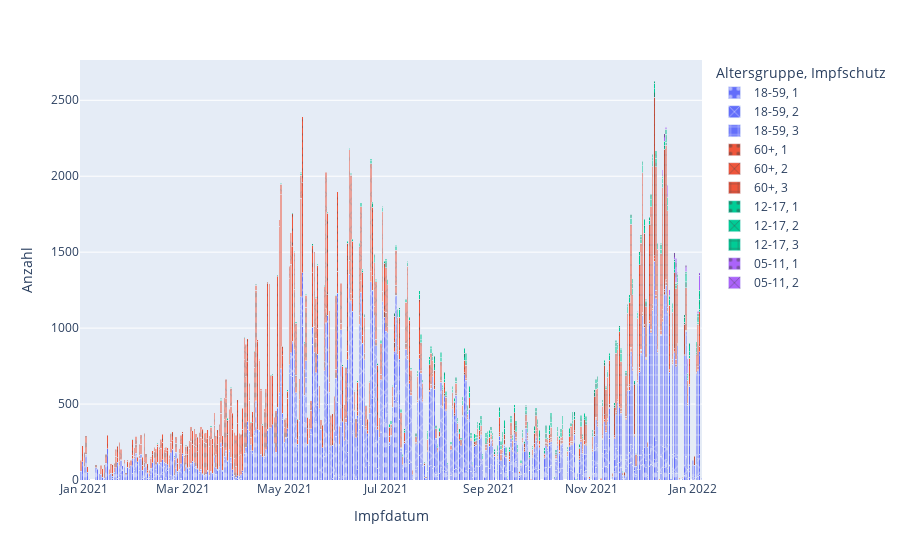

Notebook code cell kept with this figure:
### Markdown cell above
## Plotly-Plot erstellen

### Code cell
import plotly.express as px

fig = px.bar(df, x='Impfdatum', y='Anzahl', color='Altersgruppe',
             pattern_shape='Impfschutz', barmode='stack',
             pattern_shape_sequence=[".", "x", "+"])
fig.show()

### Figure 1 — Plotly figure (JSON) as saved in the notebook; plotly's stock layout.template omitted (floating-point values rounded to 4 significant figures; data arrays with more than 128 entries replaced by an {"elided": "..."} marker saying what was removed)
{"data": [{"alignmentgroup": "True", "hovertemplate": "Altersgruppe=18-59<br>Impfschutz=1<br>Impfdatum=%{x}<br>Anzahl=%{y}<extra></extra>", "legendgroup": "18-59, 1", "marker": {"color": "#636efa", "pattern": {"shape": "."}}, "name": "18-59, 1", "offsetgroup": "18-59, 1", "orientation": "v", "showlegend": true, "textposition": "auto", "type": "bar", "x": {"elided": "339 str values"}, "xaxis": "x", "y": {"elided": "339 int values"}, "yaxis": "y"}, {"alignmentgroup": "True", "hovertemplate": "Altersgruppe=18-59<br>Impfschutz=2<br>Impfdatum=%{x}<br>Anzahl=%{y}<extra></extra>", "legendgroup": "18-59, 2", "marker": {"color": "#636efa", "pattern": {"shape": "x"}}, "name": "18-59, 2", "offsetgroup": "18-59, 2", "orientation": "v", "showlegend": true, "textposition": "auto", "type": "bar", "x": {"elided": "316 str values"}, "xaxis": "x", "y": {"elided": "316 int values"}, "yaxis": "y"}, {"alignmentgroup": "True", "hovertemplate": "Altersgruppe=18-59<br>Impfschutz=3<br>Impfdatum=%{x}<br>Anzahl=%{y}<extra></extra>", "legendgroup": "18-59, 3", "marker": {"color": "#636efa", "pattern": {"shape": "+"}}, "name": "18-59, 3", "offsetgroup": "18-59, 3", "orientation": "v", "showlegend": true, "textposition": "auto", "type": "bar", "x": ["2021-09-02", "2021-09-04", "2021-09-06", "2021-09-07", "2021-09-09", "2021-09-10", "2021-09-11", "2021-09-14", "2021-09-15", "2021-09-16", "2021-09-17", "2021-09-19", "2021-09-21", "2021-09-23", "2021-09-24", "2021-09-27", "2021-09-28", "2021-09-29", "2021-09-30", "2021-10-04", "2021-10-06", "2021-10-07", "2021-10-08", "2021-10-11", "2021-10-12", "2021-10-13", "2021-10-14", "2021-10-15", "2021-10-18", "2021-10-19", "2021-10-20", "2021-10-21", "2021-10-22", "2021-10-24", "2021-10-25", "2021-10-26", "2021-10-27", "2021-10-28", "2021-10-29", "2021-10-31", "2021-11-02", "2021-11-03", "2021-11-04", "2021-11-05", "2021-11-08", "2021-11-09", "2021-11-10", "2021-11-11", "2021-11-12", "2021-11-15", "2021-11-16", "2021-11-17", "2021-11-18", "2021-11-19", "2021-11-20", "2021-11-21", "2021-11-22", "2021-11-23", "2021-11-24", "2021-11-25", "2021-11-26", "2021-11-27", "2021-11-28", "2021-11-29", "2021-11-30", "2021-12-01", "2021-12-02", "2021-12-03", "2021-12-04", "2021-12-05", "2021-12-06", "2021-12-07", "2021-12-08", "2021-12-09", "2021-12-10", "2021-12-11", "2021-12-13", "2021-12-14", "2021-12-15", "2021-12-16", "2021-12-17", "2021-12-18", "2021-12-19", "2021-12-20", "2021-12-21", "2021-12-22", "2021-12-23", "2021-12-24", "2021-12-26", "2021-12-27", "2021-12-28", "2021-12-29", "2021-12-30", "2022-01-01", "2022-01-02", "2022-01-03", "2022-01-04", "2022-01-05", "2022-01-06"], "xaxis": "x", "y": [6, 5, 13, 26, 10, 12, 5, 24, 25, 57, 11, 7, 11, 70, 33, 53, 22, 16, 75, 6, 10, 17, 18, 15, 19, 63, 47, 27, 32, 30, 42, 64, 41, 7, 13, 77, 28, 61, 57, 9, 57, 95, 156, 132, 93, 183, 115, 208, 197, 139, 220, 314, 359, 280, 10, 19, 262, 430, 407, 609, 511, 197, 53, 475, 550, 672, 890, 792, 666, 188, 866, 763, 898, 1149, 936, 727, 794, 820, 1006, 989, 867, 612, 8, 594, 666, 603, 723, 6, 12, 725, 823, 421, 524, 108, 81, 601, 579, 674, 6], "yaxis": "y"}, {"alignmentgroup": "True", "hovertemplate": "Altersgruppe=60+<br>Impfschutz=1<br>Impfdatum=%{x}<br>Anzahl=%{y}<extra></extra>", "legendgroup": "60+, 1", "marker": {"color": "#EF553B", "pattern": {"shape": "."}}, "name": "60+, 1", "offsetgroup": "60+, 1", "orientation": "v", "showlegend": true, "textposition": "auto", "type": "bar", "x": {"elided": "299 str values"}, "xaxis": "x", "y": {"elided": "299 int values"}, "yaxis": "y"}, {"alignmentgroup": "True", "hovertemplate": "Altersgruppe=60+<br>Impfschutz=2<br>Impfdatum=%{x}<br>Anzahl=%{y}<extra></extra>", "legendgroup": "60+, 2", "marker": {"color": "#EF553B", "pattern": {"shape": "x"}}, "name": "60+, 2", "offsetgroup": "60+, 2", "orientation": "v", "showlegend": true, "textposition": "auto", "type": "bar", "x": {"elided": "304 str values"}, "xaxis": "x", "y": {"elided": "304 int values"}, "yaxis": "y"}, {"alignmentgroup": "True", "hovertemplate": "Altersgruppe=60+<br>Impfschutz=3<br>Impfdatum=%{x}<br>Anzahl=%{y}<extra></extra>", "legendgroup": "60+, 3", "marker": {"color": "#EF553B", "pattern": {"shape": "+"}}, "name": "60+, 3", "offsetgroup": "60+, 3", "orientation": "v", "showlegend": true, "textposition": "auto", "type": "bar", "x": ["2021-09-01", "2021-09-02", "2021-09-06", "2021-09-07", "2021-09-08", "2021-09-09", "2021-09-10", "2021-09-13", "2021-09-14", "2021-09-15", "2021-09-16", "2021-09-17", "2021-09-19", "2021-09-21", "2021-09-22", "2021-09-23", "2021-09-24", "2021-09-27", "2021-09-28", "2021-09-29", "2021-09-30", "2021-10-01", "2021-10-04", "2021-10-05", "2021-10-06", "2021-10-07", "2021-10-08", "2021-10-11", "2021-10-12", "2021-10-13", "2021-10-14", "2021-10-15", "2021-10-18", "2021-10-19", "2021-10-20", "2021-10-21", "2021-10-22", "2021-10-25", "2021-10-26", "2021-10-27", "2021-10-28", "2021-10-29", "2021-10-31", "2021-11-02", "2021-11-03", "2021-11-04", "2021-11-05", "2021-11-07", "2021-11-08", "2021-11-09", "2021-11-10", "2021-11-11", "2021-11-12", "2021-11-14", "2021-11-15", "2021-11-16", "2021-11-17", "2021-11-18", "2021-11-19", "2021-11-20", "2021-11-21", "2021-11-22", "2021-11-23", "2021-11-24", "2021-11-25", "2021-11-26", "2021-11-27", "2021-11-28", "2021-11-29", "2021-11-30", "2021-12-01", "2021-12-02", "2021-12-03", "2021-12-04", "2021-12-05", "2021-12-06", "2021-12-07", "2021-12-08", "2021-12-09", "2021-12-10", "2021-12-11", "2021-12-12", "2021-12-13", "2021-12-14", "2021-12-15", "2021-12-16", "2021-12-17", "2021-12-18", "2021-12-20", "2021-12-21", "2021-12-22", "2021-12-23", "2021-12-24", "2021-12-26", "2021-12-27", "2021-12-28", "2021-12-29", "2021-12-30", "2022-01-02", "2022-01-03", "2022-01-04", "2022-01-05"], "xaxis": "x", "y": [5, 7, 10, 103, 30, 21, 34, 32, 87, 49, 114, 36, 9, 17, 23, 45, 14, 43, 68, 99, 103, 22, 5, 24, 21, 26, 66, 14, 36, 70, 22, 50, 24, 41, 99, 113, 74, 53, 83, 74, 136, 125, 13, 83, 223, 183, 220, 10, 193, 321, 241, 269, 290, 25, 184, 380, 326, 478, 311, 18, 21, 266, 482, 540, 810, 478, 327, 78, 407, 676, 699, 919, 599, 333, 34, 635, 806, 907, 1046, 813, 661, 6, 507, 803, 924, 885, 637, 425, 307, 503, 464, 389, 6, 7, 200, 281, 150, 170, 59, 117, 279, 227], "yaxis": "y"}, {"alignmentgroup": "True", "hovertemplate": "Altersgruppe=12-17<br>Impfschutz=1<br>Impfdatum=%{x}<br>Anzahl=%{y}<extra></extra>", "legendgroup": "12-17, 1", "marker": {"color": "#00cc96", "pattern": {"shape": "."}}, "name": "12-17, 1", "offsetgroup": "12-17, 1", "orientation": "v", "showlegend": true, "textposition": "auto", "type": "bar", "x": {"elided": "200 str values"}, "xaxis": "x", "y": {"elided": "200 int values"}, "yaxis": "y"}, {"alignmentgroup": "True", "hovertemplate": "Altersgruppe=12-17<br>Impfschutz=2<br>Impfdatum=%{x}<br>Anzahl=%{y}<extra></extra>", "legendgroup": "12-17, 2", "marker": {"color": "#00cc96", "pattern": {"shape": "x"}}, "name": "12-17, 2", "offsetgroup": "12-17, 2", "orientation": "v", "showlegend": true, "textposition": "auto", "type": "bar", "x": {"elided": "173 str values"}, "xaxis": "x", "y": {"elided": "173 int values"}, "yaxis": "y"}, {"alignmentgroup": "True", "hovertemplate": "Altersgruppe=12-17<br>Impfschutz=3<br>Impfdatum=%{x}<br>Anzahl=%{y}<extra></extra>", "legendgroup": "12-17, 3", "marker": {"color": "#00cc96", "pattern": {"shape": "+"}}, "name": "12-17, 3", "offsetgroup": "12-17, 3", "orientation": "v", "showlegend": true, "textposition": "auto", "type": "bar", "x": ["2021-09-23", "2021-11-16", "2021-11-19", "2021-11-25", "2021-11-26", "2021-11-29", "2021-12-01", "2021-12-02", "2021-12-04", "2021-12-07", "2021-12-08", "2021-12-09", "2021-12-13", "2021-12-14", "2021-12-16", "2021-12-18", "2021-12-20", "2021-12-21", "2021-12-22", "2021-12-23", "2021-12-27", "2021-12-28", "2021-12-29", "2021-12-30", "2022-01-03", "2022-01-04", "2022-01-05"], "xaxis": "x", "y": [6, 17, 10, 5, 32, 6, 13, 6, 5, 5, 24, 14, 5, 12, 32, 10, 8, 12, 8, 21, 16, 13, 16, 54, 39, 22, 60], "yaxis": "y"}, {"alignmentgroup": "True", "hovertemplate": "Altersgruppe=05-11<br>Impfschutz=1<br>Impfdatum=%{x}<br>Anzahl=%{y}<extra></extra>", "legendgroup": "05-11, 1", "marker": {"color": "#ab63fa", "pattern": {"shape": "."}}, "name": "05-11, 1", "offsetgroup": "05-11, 1", "orientation": "v", "showlegend": true, "textposition": "auto", "type": "bar", "x": ["2021-11-29", "2021-12-14", "2021-12-15", "2021-12-16", "2021-12-17", "2021-12-18", "2021-12-21", "2021-12-22", "2021-12-23", "2021-12-28", "2021-12-29", "2022-01-05"], "xaxis": "x", "y": [5, 45, 52, 11, 78, 34, 45, 157, 10, 45, 93, 98], "yaxis": "y"}, {"alignmentgroup": "True", "hovertemplate": "Altersgruppe=05-11<br>Impfschutz=2<br>Impfdatum=%{x}<br>Anzahl=%{y}<extra></extra>", "legendgroup": "05-11, 2", "marker": {"color": "#ab63fa", "pattern": {"shape": "x"}}, "name": "05-11, 2", "offsetgroup": "05-11, 2", "orientation": "v", "showlegend": true, "textposition": "auto", "type": "bar", "x": ["2021-12-16", "2021-12-23", "2022-01-04", "2022-01-05"], "xaxis": "x", "y": [5, 6, 15, 18], "yaxis": "y"}], "layout": {"barmode": "stack", "legend": {"title": {"text": "Altersgruppe, Impfschutz"}, "tracegroupgap": 0}, "margin": {"t": 60}, "xaxis": {"anchor": "y", "domain": [0, 1], "title": {"text": "Impfdatum"}}, "yaxis": {"anchor": "x", "domain": [0, 1], "title": {"text": "Anzahl"}}}}
